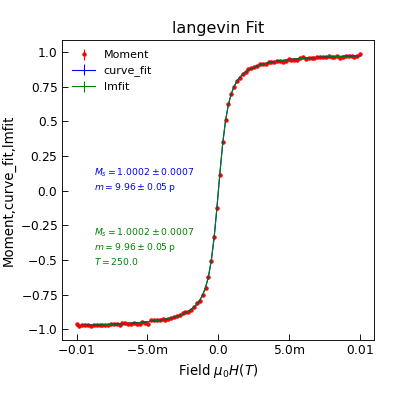

This figure's Python source:
"""Test langevin fitting."""
from Stoner import Data
from Stoner.analysis.fitting.models.magnetism import langevin, Langevin
from numpy import linspace, ones_like
from numpy.random import normal
from copy import copy

B = linspace(-0.01, 0.01, 100)
params = [1, 1.0e-11, 250]
G = langevin(B, *params) + normal(size=len(B), scale=5e-3)
dG = ones_like(B) * 5e-3
d = Data(
    B,
    G,
    dG,
    setas="xye",
    column_headers=["Field $\\mu_0H (T)$", "Moment", "dM"],
)

func = lambda H, M_s, m: langevin(H, M_s, m, 250)

d.curve_fit(func, p0=copy(params)[0:2], result=True, header="curve_fit")

d.setas = "xye"
fit = Langevin()
fit.params = fit.guess(G, x=B)
fit.params["T"].value = 250
fit.params["T"].vary = False

d.lmfit(fit, p0=fit.params, result=True, header="lmfit")


d.setas = "xyeyy"
d.plot(fmt=["r.", "b-", "g-"])

d.annotate_fit(
    func,
    x=0.1,
    y=0.5,
    fontdict={"size": "x-small", "color": "blue"},
    mode="eng",
)
d.annotate_fit(
    Langevin,
    x=0.1,
    y=0.25,
    fontdict={"size": "x-small", "color": "green"},
    prefix="Langevin",
    mode="eng",
)
d.title = "langevin Fit"
